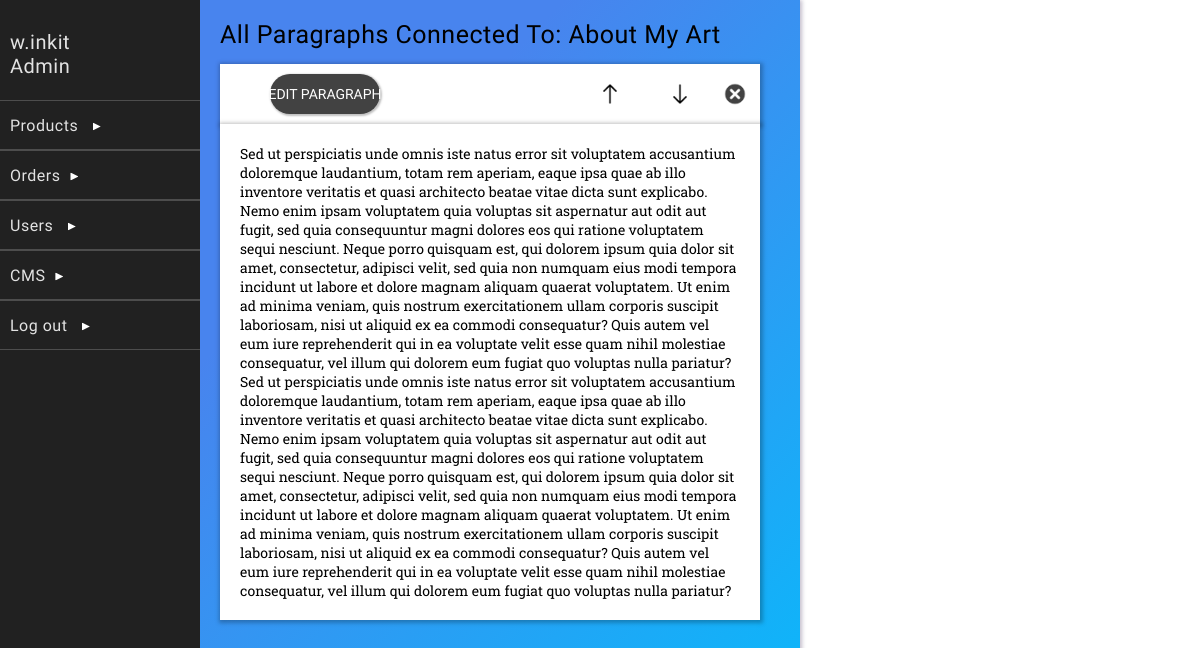
The page /dashboardExtensions/all-about-paragraphs.php?aboutHeader=8 (signed in) on the database its author committed.
### tables this page shows
CREATE TABLE `users` (
  `id` int(11) NOT NULL,
  `username` varchar(20) NOT NULL,
  `password` varchar(64) NOT NULL,
  `salt` varchar(32) NOT NULL,
  `name` varchar(50) NOT NULL,
  `joined` datetime NOT NULL,
  `groups` int(11) NOT NULL
);

CREATE TABLE `about` (
  `id` int(11) NOT NULL,
  `info_block` text NOT NULL,
  `title` text NOT NULL,
  `live` int(5) NOT NULL,
  `order_of_info` int(5) NOT NULL,
  `image` text NOT NULL,
  `imageStyle` text NOT NULL
);

### classes/Config.php (called while the page is built)
<?php
    class Config{
        public static function get($path = null){
            if($path){
                $config = $GLOBALS['config'];
                $path = explode('/', $path);
                foreach($path as $bit){
                    if(isset($config[$bit])){
                        $config = $config[$bit];
                    }
                }
                return $config;
            }
            return false;
        }
    }
?>

### classes/DB.php (called while the page is built, shortened)
<?php
    class DB{
        private static $_instance = null;
        private $_pdo,
                $_query,
                $_error = false,
                $_results,
                $_count = 0;
        private function __construct(){
            try{
                $this->_pdo = new PDO('mysql:host='. Config::get("mysql/host") .';dbname='. Config::get("mysql/db").';charset=utf8',
                Config::get("mysql/username"), Config::get("mysql/password"));
            }
            catch(PDOException $e){
                die($e->getMessage());
            }
        }
        public static function getInstance(){
            if(!isset(self::$_instance)){
                self::$_instance = new DB();
            }
            return self::$_instance;
        }
        public function query($sql, $params = []){
            if($this->_query = $this->_pdo->prepare($sql)){
                $x = 1;
                if(count($params)){
                    foreach($params as $param){
                        $this->_query->bindValue($x, $param);
                        $x++;
                    }
                }
                if($this->_query->execute()){
                    $this->_results = $this->_query->fetchAll(PDO::FETCH_OBJ);
                } else{
                    $this->_error = true;
                }
            }
            return $this;
        }
        protected function _read($table, $params = []){
            $conditionString = '';
            $bind = [];
            $order = '';
            $limit = '';
            if(isset($params['conditions'])){
                if(is_array($params['conditions'])){
                    foreach($params['conditions'] as $condition){
                        $conditionString .= ' ' .  $condition . ' AND';
                    }
                    $conditionString = trim($conditionString);
                    $conditionString = rtrim($conditionString, ' AND');
                } else{
                    $conditionString = $params['conditions'];
                }
                if($conditionString != ''){
                    $conditionString = ' WHERE ' . $conditionString;
                }
            }
            if(array_key_exists('bind', $params)){
                $bind = $params['bind'];
            }
        $sql = "SELECT * FROM {$table}{$conditionString}{$order}{$limit}";
        if(!$this->query($sql, $bind)->results()){
            return false;
        }
        return true;
        }
        public function findFirst($table, $params = []){
            if($this->_read($table, $params)){
                return $this->first();
            }
            return false;
        }
        public function results(){
            return $this->_results;
        }
        public function first(){
            return (!empty($this->_results)) ? $this->_results[0] : [];
        }
    }
?>

### classes/User.php (called while the page is built, shortened)
<?php
    class User{
        private $_db,
                $_data,
                $_cookieName,
                $_sessionName,
                $_isLoggedIn;
        public function __construct($user = null){
            $this->_db = DB::getInstance();
            $this->_sessionName = Config::get('session/session_name');
            if(!$user){
                if(Session::exists($this->_sessionName)){
                    $user = Session::get($this->_sessionName);
                    if($this->find($user)){
                        $this->_isLoggedIn = true;
                    }else{
                        header("Location: dashboardExtensions/logout.php");
                    }
                }
            } else{
                $this->find($user);
            }
        }
        public function find($user = null){
            if($user){
                $field = (is_numeric($user)) ? 'id' : 'username';
                $data = $this->_db->findFirst('users', array(
                    'conditions' => $field . " = ?",
                    'bind' => [$user]
                ));
                if($data){
                    $this->_data = $data;
                    return true;
                }
            }
        }
        public function data(){
            return $this->_data;
        }
    }
?>

### classes/Session.php (called while the page is built, shortened)
<?php
    class Session{
        public static function exists($name){
            return ((isset($_SESSION[$name])) ? true : false);
        }
        public static function get($name){
            return $_SESSION[$name];
        }
    }
?>

### dashboardExtensions/all-about-paragraphs.php (the view, shortened to what this page needs)
<?php
    include_once("../includes/dashboardhead.php");
    if(isset($_GET['aboutHeader'])){
        $db = DB::getInstance();
        $aboutHeader = $db->findFirst('about', [
            'conditions' => 'id = ?',
            'bind' => [$_GET['aboutHeader']]
        ]);
    }else{
        header('Location: ./about-page-edit.php');
    }
?>
<link rel="stylesheet" href="../public/style/all-paragraphs.css">
<div class="background">
    <div class="dashboard-content" id="content">
    <?php
        include_once("dashboard-sidebar.php");
    ?>
    <div class="center-components-background">
        <div class="center-components" id="center-components">
            <div class="dashboardExtensionHeader">All Paragraphs Connected To: <?= $aboutHeader->title; ?></div>
                <?php
                    $allParagraphs = json_decode($aboutHeader->info_block);
                    for($i = 0; $i < count($allParagraphs); $i++):
                ?>
                    <div class="paragraph-container">
                        <div class="paragraph-header">
                            <div class="edit-terms-and-conditions-button paragraph-header-btn" onclick="Navigation.loadComponents('./edit-about-paragraph.php?aboutHeader=<?= $_GET['aboutHeader']; ?>&orderId=<?= $i; ?>');">
                                <div class="edit-terms-and-conditions-button-text">EDIT PARAGRAPH</div>
                            </div>
                            <div class="moveUpBtn" onclick="window.location.href = 'functionality/order-about-info.php?aboutHeader=<?= $aboutHeader->id; ?>&orderId=<?= $i; ?>&pos=1'"></div>
                            <div class="moveDownBtn" onclick="window.location.href = 'functionality/order-about-info.php?aboutHeader=<?= $aboutHeader->id; ?>&orderId=<?= $i; ?>&pos=-1'"></div>
                            <div class="removeBtn" onclick="document.getElementById('remove-form-<?= $i; ?>').submit();"></div>
                        </div>
                        <div class="paragraph-content"><?=
                            $allParagraphs[$i];
                        ?></div>
                    </div>
                <?php
                    endfor;
                ?>
        </div>
    </div>
    </div>
    <div class="modal-background" id="modalBG" onclick="Modal.closeModal();">
    </div>
</div>

### dashboardExtensions/dashboard-sidebar.php (shortened to what this page needs)
<div class="side-bar">
            <div class="top-part">
                <div class="top-part-name"><?= $user->data()->username; ?></div>
                <div class="top-part-spec">Admin</div>
            </div>
            <div class="menu-field" id="prod-btn">
                <div class="title">Products <span class="display-arrow" id="prod-btn-arrow"></span></div>
            </div>
            <div class="menu-field" id="order-btn">
                <div class="title">Orders<span class="display-arrow" id="order-btn-arrow"></span></div>
            </div>
            <div class="menu-field" id="user-btn">
                <div class="title">Users <span class="display-arrow" id="user-btn-arrow"></span></div>
            </div>
            <div class="menu-field" id="cms-btn">
                <div class="title">CMS<span class="display-arrow" id="cms-btn-arrow"></span></div>
            </div>
            <div class="menu-field" onclick="document.location.href='logout.php';">
                <div class="title">Log out <span class="display-arrow"></span></div>
            </div>
        </div>

### public/style/dashboard.css (style rules this page uses)
* { margin: 0; padding: 0; box-sizing: border-box; }
.dashboard-content { width: 800px; height: 800px; overflow: auto; box-shadow: 1px 1px 4px 1px rgba(55, 37, 84, 0.3); background-color: white; position: relative; font-size: 0px; }
.background { width: 100vw; height: 100%; background-color: white; overflow: auto; }
.side-bar { width: 200px; height: 100%; background-color: #212121; display: inline-block; font-size: 16px; }
.top-part { width: 100%; height: 100px; cursor: default; user-select: none; padding-top: 30px; background-color: #212121; color: rgba(255, 255, 255, 0.87); }
.top-part-name { font-size: 20px; font-family: 'Big Shoulders Text', cursive; letter-spacing: 0.5px; margin-left: 10px; }
.top-part-spec { font-size: 20px; font-family: 'Big Shoulders Text', cursive; letter-spacing: 0.5px; margin-left: 10px; }
.menu-field { width: 100%; height: 50px; position: relative; border-bottom: rgba(255, 255, 255, 0.2) solid 0.3px; border-top:rgba(255, 255, 255, 0.2) solid 0.3px; background-color: #212121; user-select: none; cursor: pointer; color: rgba(255, 255, 255, 0.87); }
.title { position: absolute; top: 50%; transform: translateY(-50%); left: 10px; font-family: 'Big Shoulders Text', cursive; letter-spacing: 0.5px; }
.display-arrow { clip-path: polygon(0 0, 0% 100%, 100% 50%); width: 8px; height: 8px; background-color: white; display: inline-block; margin-left: 10px; transform: rotate(0); transition: transform 0.2s; }
.center-components { width: 100%; height: 100%; overflow-y: auto; padding: 20px; }
.center-components-background { background-color: #06bcfb; background-image: linear-gradient(315deg, #06bcfb 0%, #4884ee 74%); position: absolute; width: 600px; height: 100%; left: 200px; overflow: hidden; top: 0px; }
.dashboardExtensionHeader { width: 100%; height: auto; font-size: 25px; margin-bottom: 15px; font-family: 'Big Shoulders Text', cursive; letter-spacing: 0.5px; }
.modal-background { height: 100%; width: 100%; background-color: rgba(0, 0, 0, 0); opacity: 1; position: absolute; top: 0px; pointer-events: none; transition: background-color 0.2s; }

### public/style/create-terms-and-conditions.css (style rules this page uses)
.edit-terms-and-conditions-button { height: 40px; width: 110px; background-color: rgb(66, 66, 66); display: inline-block; position: relative; margin-left: 10px; cursor: pointer; border-radius: 100px; box-shadow: 1px 1px 2px 1px rgba(0, 0, 0, 0.25); vertical-align: middle; }
.edit-terms-and-conditions-button-text { font-size: 14px; color: white; font-family: "Big Shoulders Text"; position: absolute; transform: translateX(-50%) translateY(-50%); white-space: nowrap; top: 50%; left: 50%; }
.moveUpBtn { width: 60px; height: 60px; background-image: url('../img/icons/up_arrow.png'); background-size: cover; background-repeat: no-repeat; background-position: center; margin-right: 10px; display: inline-block; vertical-align: middle; cursor: pointer; }
.moveDownBtn { width: 60px; height: 60px; background-image: url('../img/icons/down_arrow.png'); background-size: cover; background-repeat: no-repeat; background-position: center; margin-right: 10px; display: inline-block; vertical-align: middle; cursor: pointer; }
.removeBtn { width: 30px; height: 30px; background-image: url('../img/icons/cross_grey.png'); background-size: cover; background-repeat: no-repeat; background-position: center; margin-right: 10px; display: inline-block; vertical-align: middle; cursor: pointer; }

### public/style/all-paragraphs.css (style rules this page uses)
.paragraph-container { width: 540px; height: auto; margin-top: 10px; margin-bottom: 30px; background-color: white; position: relative; }
.paragraph-header { width: 100%; height: 60px; background-color: white; box-shadow: 1px 1px 4px 2px rgba(0, 0, 0, 0.25); line-height: 40px; vertical-align: middle; text-align: right; }
.paragraph-content { width: 100%; height: auto; background-color: white; box-shadow: 1px 1px 4px 2px rgba(0, 0, 0, 0.25); font-size: 14px; padding: 20px; font-family: 'Roboto Slab', serif; }
.paragraph-header-btn { height: 40px; vertical-align: middle; margin-right: 200px; }

### rows shown on the page
users: username "w.inkit"
about: title "About My Art", info_block "Sed ut perspiciatis unde omnis iste natus error sit voluptatem accusantium doloremque laudantium, totam rem aperiam, eaque ipsa quae ab illo inventore veritatis et quasi architecto beatae vitae dicta sunt explicabo. Nemo enim ipsam voluptatem quia voluptas sit aspernatur aut odit aut fugit, sed quia consequuntur magni dolores eos qui ratione voluptatem sequi nesciunt. Neque porro quisquam est, qui dolorem ipsum quia dolor sit amet, consectetur, adipisci velit, sed quia non numquam eius modi tempora incidunt ut labore et dolore magnam aliquam quaerat voluptatem. Ut enim ad minima veniam, quis nostrum exercitationem ullam corporis suscipit laboriosam, nisi ut aliquid ex ea commodi…"
